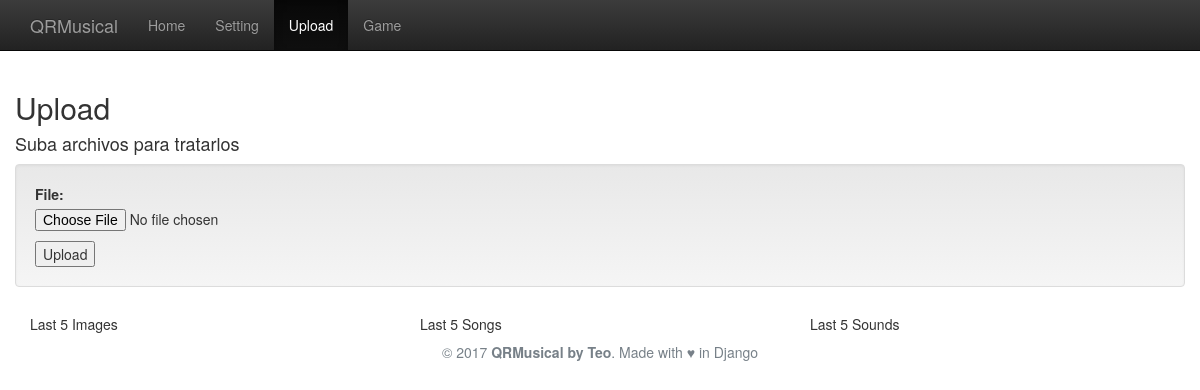
Before: /upload/ with the older database file.
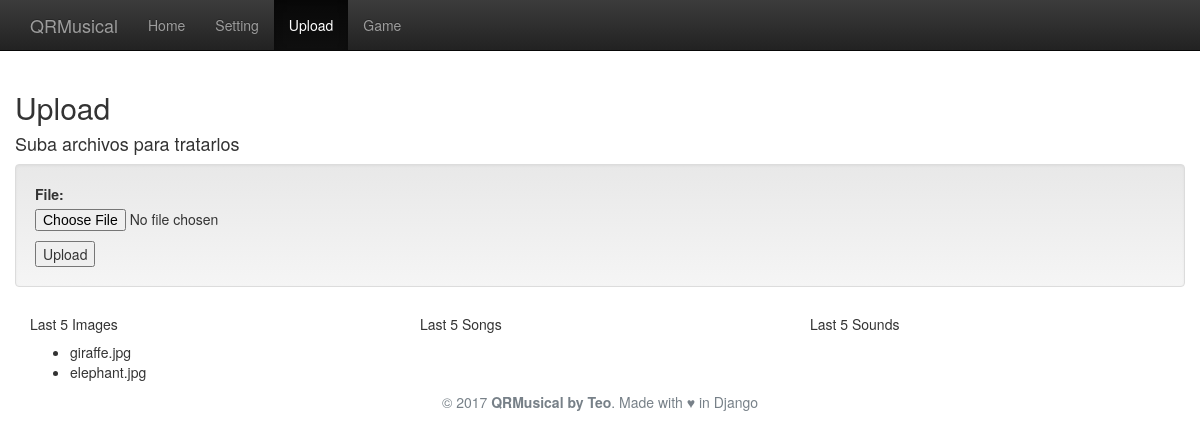
After: the same page with the newer database file.
### appQRMusical/models.py (models this page shows)
class File(models.Model):
    FILE_TYPES = (
        ('mp3', 'Song'),
        ('ogg', 'Sound'),
        ('jpg', 'Image'),
    )
    id = models.AutoField(primary_key=True)
    file = models.FileField(upload_to=directory_to_upload)
    filename = models.CharField(max_length=128, blank=True, null=True)
    filetype = models.CharField(max_length=3, choices=FILE_TYPES, blank=True)
    upload_date = models.DateTimeField(auto_now_add=True)
    def __unicode__(self):
        return self.filename

### appQRMusical/views.py (the view)
# urls.py: url(r'^upload/$', views.upload),
def upload(request):
    images_list = File.objects.filter(filetype="jpg")
    songs_list  = File.objects.filter(filetype="mp3")
    sounds_list = File.objects.filter(filetype="ogg")
    if request.method == 'POST':
        form = FileForm(request.POST, request.FILES)
        if form.is_valid():
            file_up = File()
            file_up.file = request.FILES['file']
            file_up.filename = request.FILES['file'].name
            name, ext = file_up.filename.rsplit('.', 1)
            file_up.filetype = ext
            file_up.save()
            return redirect('home')
    else:
        form = FileForm()
    return render(request, 'upload.html', {
        'form'          : form,
        'images_list'   : images_list,
        'songs_list'    : songs_list,
        'sounds_list'   : sounds_list
    })

### appQRMusical/forms.py
class FileForm(forms.ModelForm):
    class Meta:
        model = File
        fields = ('file', )

### appQRMusical/templates/upload.html (shortened to what this page needs)
{% extends "common_template.html" %}
{% block activate_upload %} class="active" {% endblock %}
{% block content %}
<div class="container">
    <div class="row">
        <h2>Upload</h2>
        <h4>Suba archivos para tratarlos</h4>
        <div class="col-sm-12 well">
        <form method="post" enctype="multipart/form-data">
            {{ form.as_p }}
            <button type="submit">Upload</button>
        </form>
    </div>
    <div class="col-sm-4">
        <h5>Last 5 Images</h5>
        <ul>
            {% for img in images_list %}
            <li>{{ img }}</li>
            {% endfor %}
        </ul>
    </div>
    <div class="col-sm-4">
        <h5>Last 5 Songs</h5>
    </div>
    <div class="col-sm-4">
        <h5>Last 5 Sounds</h5>
    </div>
</div>
{% endblock content %}

Changed rows visible on the page:
added File: filename "giraffe.jpg"
added File: filename "elephant.jpg"
